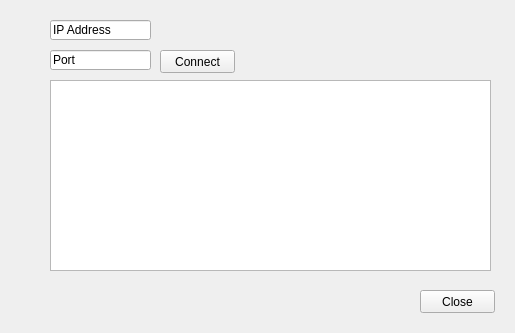
<?xml version="1.0" encoding="UTF-8"?>
<ui version="4.0">
 <class>Form</class>
 <widget class="QWidget" name="Form">
  <property name="geometry">
   <rect>
    <x>0</x>
    <y>0</y>
    <width>515</width>
    <height>333</height>
   </rect>
  </property>
  <property name="windowTitle">
   <string>Form</string>
  </property>
  <widget class="QPushButton" name="pushButton">
   <property name="geometry">
    <rect>
     <x>420</x>
     <y>290</y>
     <width>75</width>
     <height>23</height>
    </rect>
   </property>
   <property name="text">
    <string>Close</string>
   </property>
  </widget>
  <widget class="QTextBrowser" name="textBrowser">
   <property name="geometry">
    <rect>
     <x>50</x>
     <y>80</y>
     <width>441</width>
     <height>191</height>
    </rect>
   </property>
  </widget>
  <widget class="QLineEdit" name="Port">
   <property name="geometry">
    <rect>
     <x>50</x>
     <y>50</y>
     <width>101</width>
     <height>20</height>
    </rect>
   </property>
   <property name="text">
    <string>Port</string>
   </property>
  </widget>
  <widget class="QLineEdit" name="IP">
   <property name="geometry">
    <rect>
     <x>50</x>
     <y>20</y>
     <width>101</width>
     <height>20</height>
    </rect>
   </property>
   <property name="text">
    <string>IP Address</string>
   </property>
  </widget>
  <widget class="QPushButton" name="Connect">
   <property name="geometry">
    <rect>
     <x>160</x>
     <y>50</y>
     <width>75</width>
     <height>23</height>
    </rect>
   </property>
   <property name="text">
    <string>Connect</string>
   </property>
  </widget>
 </widget>
 <resources/>
 <connections/>
</ui>
